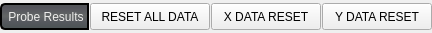
              <widget class="QWidget" name="widget_20" native="true">
               <property name="sizePolicy">
                <sizepolicy hsizetype="Preferred" vsizetype="Fixed">
                 <horstretch>0</horstretch>
                 <verstretch>0</verstretch>
                </sizepolicy>
               </property>
               <property name="minimumSize">
                <size>
                 <width>0</width>
                 <height>33</height>
                </size>
               </property>
               <property name="maximumSize">
                <size>
                 <width>16777215</width>
                 <height>33</height>
                </size>
               </property>
               <layout class="QHBoxLayout" name="horizontalLayout_58">
                <property name="spacing">
                 <number>1</number>
                </property>
                <property name="leftMargin">
                 <number>0</number>
                </property>
                <property name="topMargin">
                 <number>0</number>
                </property>
                <property name="rightMargin">
                 <number>0</number>
                </property>
                <property name="bottomMargin">
                 <number>0</number>
                </property>
                <item>
                 <widget class="QLabel" name="label_118">
                  <property name="sizePolicy">
                   <sizepolicy hsizetype="Preferred" vsizetype="Fixed">
                    <horstretch>0</horstretch>
                    <verstretch>0</verstretch>
                   </sizepolicy>
                  </property>
                  <property name="minimumSize">
                   <size>
                    <width>0</width>
                    <height>27</height>
                   </size>
                  </property>
                  <property name="maximumSize">
                   <size>
                    <width>16777215</width>
                    <height>27</height>
                   </size>
                  </property>
                  <property name="styleSheet">
                   <string notr="true">QLabel{
    border-style: solid;
    border-color: black;
    border-width: 2px;
    border-top-left-radius: 5px;
    border-bottom-left-radius: 5px;
    border-top-right-radius: 0px;
    border-bottom-right-radius: 0px;
    color: rgb(238, 238, 236);
	background-color: qlineargradient(spread:pad, x1:0, y1:0, x2:0, y2:1, stop:0 rgb(81, 86, 85), stop:0.489795 rgb(99, 102, 102), stop:0.699799 rgb(85, 88, 94), stop:0.90444 rgb(77, 84, 86), stop:0.160246 rgb(83, 84, 91), stop:1 rgb(109, 115, 118));
}</string>
                  </property>
                  <property name="text">
                   <string> Probe Results</string>
                  </property>
                 </widget>
                </item>
                <item>
                 <widget class="SubCallButton" name="reset_all_data_2">
                  <property name="sizePolicy">
                   <sizepolicy hsizetype="Fixed" vsizetype="Fixed">
                    <horstretch>0</horstretch>
                    <verstretch>0</verstretch>
                   </sizepolicy>
                  </property>
                  <property name="minimumSize">
                   <size>
                    <width>120</width>
                    <height>27</height>
                   </size>
                  </property>
                  <property name="maximumSize">
                   <size>
                    <width>120</width>
                    <height>27</height>
                   </size>
                  </property>
                  <property name="focusPolicy">
                   <enum>Qt::NoFocus</enum>
                  </property>
                  <property name="styleSheet">
                   <string notr="true">.SubCallButton{
    border-top-left-radius: 0px;
    border-bottom-left-radius: 0px;
    border-top-right-radius: 0px;
    border-bottom-right-radius: 0px;
    background-color: qlineargradient(spread:pad, x1:0, y1:0, x2:0, y2:1, stop:0 rgb(81, 86, 85), stop:0.489795 rgb(99, 102, 102), stop:0.699799 rgb(85, 88, 94), stop:0.90444 rgb(77, 84, 86), stop:0.160246 rgb(83, 84, 91), stop:1 rgb(109, 115, 118));
}

.SubCallButton:disabled {
    border-color: gray;
}

.SubCallButton:hover {
    background:  qlineargradient(x1: 0, y1: 0, x2: 0, y2: 1,
                                     stop: 0 #A19E9E, stop: 1.0 #5C5959);
}

.SubCallButton:pressed {
    background:  qlineargradient(spread:pad, x1:0, y1:0, x2:0, y2:1, stop:0 rgba(85, 85, 238, 255), stop:0.544974 rgba(90, 91, 239, 255), stop:1 rgba(126, 135, 243, 255));
}

.SubCallButton:checked[option=&quot;true&quot;] {
    background:  qlineargradient(spread:pad, x1:0, y1:0, x2:0, y2:1, stop:0 rgba(85, 85, 238, 255), stop:0.544974 rgba(90, 91, 239, 255), stop:1 rgba(126, 135, 243, 255));
}

.SubCallButton:checked {
    background:  qlineargradient(spread:pad, x1:0, y1:0, x2:0, y2:1, stop:0 rgba(85, 85, 238, 255), stop:0.544974 rgba(90, 91, 239, 255), stop:1 rgba(126, 135, 243, 255));
}</string>
                  </property>
                  <property name="text">
                   <string>RESET ALL DATA</string>
                  </property>
                  <property name="filename" stdset="0">
                   <string>reset_all_data.ngc</string>
                  </property>
                 </widget>
                </item>
                <item>
                 <widget class="SubCallButton" name="x_data_reset1_2">
                  <property name="sizePolicy">
                   <sizepolicy hsizetype="Fixed" vsizetype="Fixed">
                    <horstretch>0</horstretch>
                    <verstretch>0</verstretch>
                   </sizepolicy>
                  </property>
                  <property name="minimumSize">
                   <size>
                    <width>110</width>
                    <height>27</height>
                   </size>
                  </property>
                  <property name="maximumSize">
                   <size>
                    <width>110</width>
                    <height>27</height>
                   </size>
                  </property>
                  <property name="focusPolicy">
                   <enum>Qt::NoFocus</enum>
                  </property>
                  <property name="styleSheet">
                   <string notr="true">.SubCallButton{
    border-top-left-radius: 0px;
    border-bottom-left-radius: 0px;
    border-top-right-radius: 0px;
    border-bottom-right-radius: 0px;
    background-color: qlineargradient(spread:pad, x1:0, y1:0, x2:0, y2:1, stop:0 rgb(81, 86, 85), stop:0.489795 rgb(99, 102, 102), stop:0.699799 rgb(85, 88, 94), stop:0.90444 rgb(77, 84, 86), stop:0.160246 rgb(83, 84, 91), stop:1 rgb(109, 115, 118));
}

.SubCallButton:disabled {
    border-color: gray;
}

.SubCallButton:hover {
    background:  qlineargradient(x1: 0, y1: 0, x2: 0, y2: 1,
                                     stop: 0 #A19E9E, stop: 1.0 #5C5959);
}

.SubCallButton:pressed {
    background:  qlineargradient(spread:pad, x1:0, y1:0, x2:0, y2:1, stop:0 rgba(85, 85, 238, 255), stop:0.544974 rgba(90, 91, 239, 255), stop:1 rgba(126, 135, 243, 255));
}

.SubCallButton:checked[option=&quot;true&quot;] {
    background:  qlineargradient(spread:pad, x1:0, y1:0, x2:0, y2:1, stop:0 rgba(85, 85, 238, 255), stop:0.544974 rgba(90, 91, 239, 255), stop:1 rgba(126, 135, 243, 255));
}

.SubCallButton:checked {
    background:  qlineargradient(spread:pad, x1:0, y1:0, x2:0, y2:1, stop:0 rgba(85, 85, 238, 255), stop:0.544974 rgba(90, 91, 239, 255), stop:1 rgba(126, 135, 243, 255));
}</string>
                  </property>
                  <property name="text">
                   <string>X DATA RESET</string>
                  </property>
                  <property name="filename" stdset="0">
                   <string>x_data_reset.ngc</string>
                  </property>
                 </widget>
                </item>
                <item>
                 <widget class="SubCallButton" name="y_data_reset1_2">
                  <property name="sizePolicy">
                   <sizepolicy hsizetype="Fixed" vsizetype="Fixed">
                    <horstretch>0</horstretch>
                    <verstretch>0</verstretch>
                   </sizepolicy>
                  </property>
                  <property name="minimumSize">
                   <size>
                    <width>110</width>
                    <height>27</height>
                   </size>
                  </property>
                  <property name="maximumSize">
                   <size>
                    <width>110</width>
                    <height>27</height>
                   </size>
                  </property>
                  <property name="focusPolicy">
                   <enum>Qt::NoFocus</enum>
                  </property>
                  <property name="styleSheet">
                   <string notr="true">SubCallButton{
    border-top-left-radius: 0px;
    border-bottom-left-radius: 0px;
    border-top-right-radius: 5px;
    border-bottom-right-radius: 5px;
  	background-color: qlineargradient(spread:pad, x1:0, y1:0, x2:0, y2:1, stop:0 rgb(81, 86, 85), stop:0.489795 rgb(99, 102, 102), stop:0.699799 rgb(85, 88, 94), stop:0.90444 rgb(77, 84, 86), stop:0.160246 rgb(83, 84, 91), stop:1 rgb(109, 115, 118));
}

.SubCallButton:disabled {
    border-color: gray;
}

.SubCallButton:hover {
    background:  qlineargradient(x1: 0, y1: 0, x2: 0, y2: 1,
                                     stop: 0 #A19E9E, stop: 1.0 #5C5959);
}

.SubCallButton:pressed {
    background:  qlineargradient(spread:pad, x1:0, y1:0, x2:0, y2:1, stop:0 rgba(85, 85, 238, 255), stop:0.544974 rgba(90, 91, 239, 255), stop:1 rgba(126, 135, 243, 255));
}

.SubCallButton:checked[option=&quot;true&quot;] {
    background:  qlineargradient(spread:pad, x1:0, y1:0, x2:0, y2:1, stop:0 rgba(85, 85, 238, 255), stop:0.544974 rgba(90, 91, 239, 255), stop:1 rgba(126, 135, 243, 255));
}

.SubCallButton:checked {
    background:  qlineargradient(spread:pad, x1:0, y1:0, x2:0, y2:1, stop:0 rgba(85, 85, 238, 255), stop:0.544974 rgba(90, 91, 239, 255), stop:1 rgba(126, 135, 243, 255));
}</string>
                  </property>
                  <property name="text">
                   <string>Y DATA RESET</string>
                  </property>
                  <property name="filename" stdset="0">
                   <string>y_data_reset.ngc</string>
                  </property>
                 </widget>
                </item>
               </layout>
              </widget>
